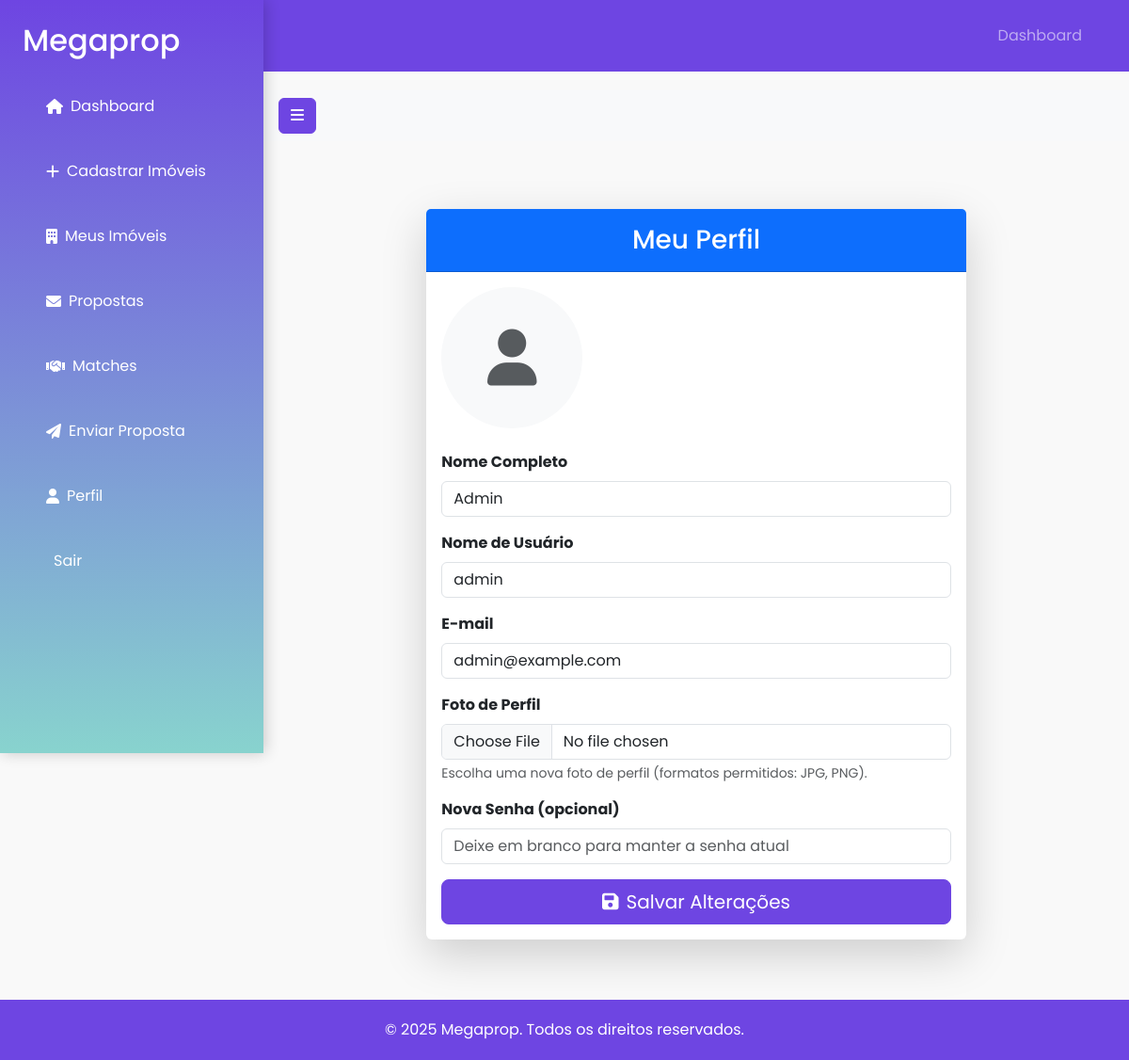
The app's page /profile (signed in) with its own data.
### app/models.py (models this page shows, shortened)
class User(UserMixin, db.Model):
    __tablename__ = 'user'
    id = db.Column(db.Integer, primary_key=True)
    name = db.Column(db.String(100), nullable=False)  # Nome completo do usuário
    usertitle = db.Column(db.String(80), unique=True, nullable=False, index=True)  # Nome de usuário
    email = db.Column(db.String(120), unique=True, nullable=False, index=True)
    password = db.Column(db.String(200), nullable=False)
    role = db.Column(db.String(50), nullable=False, default='user')  # Papel: admin, user, corretor, etc.
    user_type = db.Column(db.String(50), nullable=False, default='individual')  # Tipo: individual, empresa, etc.
    preferred_locations = db.Column(db.String(500), nullable=True)  # Locações preferidas pelo usuário
    phone = db.Column(db.String(20), nullable=True)  # Número de telefone
    profile_picture = db.Column(db.String(200), nullable=True)  # URL da foto de perfil
    created_at = db.Column(db.DateTime, default=datetime.utcnow)
    last_login = db.Column(db.DateTime, nullable=True)
    properties = db.relationship('Property', back_populates='owner', lazy='dynamic', cascade='all, delete-orphan')
    sent_proposals = db.relationship('Proposal', foreign_keys='Proposal.sender_id', back_populates='sender')
    received_proposals = db.relationship('Proposal', foreign_keys='Proposal.receiver_id', back_populates='receiver')
    activities = db.relationship('Activity', back_populates='user', lazy='dynamic')
    matches = db.relationship('Match', foreign_keys='Match.user_id', back_populates='user')
    received_matches = db.relationship('Match', foreign_keys='Match.matched_user_id', back_populates='matched_user')
    notifications = db.relationship('Notification', back_populates='user', lazy='dynamic')

### app/routes.py (the view, shortened to what this page needs)
@main.route('/profile', methods=['GET', 'POST'])
@login_required
def profile():
    form = UpdateProfileForm()
    form.name.data = current_user.name
    form.usertitle.data = current_user.usertitle
    form.email.data = current_user.email
    form.phone.data = current_user.phone if hasattr(current_user, 'phone') else None
    return render_template('profile.html', form=form)

### app/templates/profile.html (shortened to what this page needs)
{% extends "base.html" %}
{% block content %}
<div class="container mt-5">
    <div class="row justify-content-center">
        <div class="col-md-8">
            <div class="card shadow-lg border-0">
                <div class="card-header bg-primary text-white text-center py-3">
                    <h3 class="mb-0">Meu Perfil</h3>
                </div>
                <div class="card-body">
                    <div class="text-center mb-4">
                        {% if current_user.profile_picture %}
                            <img id="profile-preview"
                                 src="{{ url_for('static', filename='profile_pics/' + current_user.profile_picture) }}"
                                 class="img-thumbnail rounded-circle shadow"
                                 style="width: 150px; height: 150px; object-fit: cover;">
                        {% else %}
                            <div id="default-profile"
                                 class="bg-light rounded-circle d-flex align-items-center justify-content-center text-muted"
                                 style="width: 150px; height: 150px; font-size: 60px;">
                                <i class="fas fa-user"></i>
                            </div>
                        {% endif %}
                    </div>
                    <form method="POST" enctype="multipart/form-data" id="profile-form">
                        <div class="mb-3">
                            {{ form.name.label(class="form-label fw-bold") }}
                            {{ form.name(class="form-control", placeholder="Seu nome completo") }}
                        </div>
                        <div class="mb-3">
                            {{ form.usertitle.label(class="form-label fw-bold") }}
                            {{ form.usertitle(class="form-control", placeholder="Nome de usuário único") }}
                        </div>
                        <div class="mb-3">
                            {{ form.email.label(class="form-label fw-bold") }}
                            {{ form.email(class="form-control", placeholder="seuemail@example.com") }}
                        </div>
                        <div class="mb-3">
                            {{ form.profile_pic.label(class="form-label fw-bold") }}
                            {{ form.profile_pic(class="form-control", id="profile-pic-input") }}
                            <small class="text-muted d-block mt-1">Escolha uma nova foto de perfil (formatos permitidos: JPG, PNG).</small>
                        </div>
                        <div class="mb-3">
                            {{ form.password.label(class="form-label fw-bold") }}
                            {{ form.password(class="form-control", placeholder="Deixe em branco para manter a senha atual") }}
                        </div>
                        <div class="d-grid gap-2">
                            <button type="submit" class="btn btn-primary btn-lg">
                                <i class="fas fa-save me-2"></i>Salvar Alterações
                            </button>
                        </div>
                    </form>
                </div>
            </div>
        </div>
    </div>
</div>
{% endblock %}

### app/templates/base.html (style rules this page uses)
body { font-family: 'Poppins', sans-serif; background-color: #f9f9f9; margin: 0; padding: 0; color: #333; }
.btn-primary { background-color: #6e45e2; border-color: #6e45e2; }

### records on screen
User: name "Admin", usertitle "admin", email "admin@example.com"
